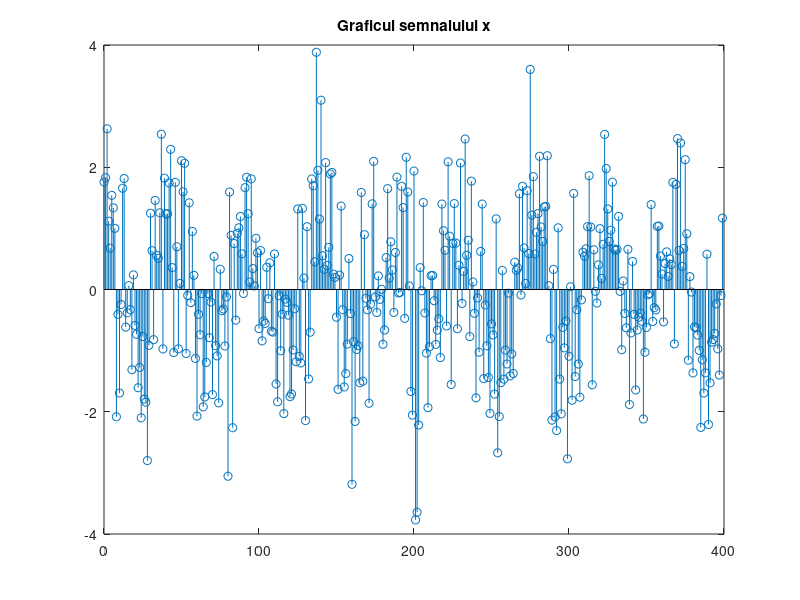

Here is the MATLAB script that generated this plot: (Note: this script raises an error after producing the figure.)
clc; clear all; close all;

%a)
w0 = pi/23;
N = 400;
e = randn(1,N);
w = -pi: 0.01:pi;

n = 0:N-1;
x = cos(w0*n) + e;

figure(1)
stem(n,x)
title('Graficul semnalului x')
%Greu de estimat peridicitatea semnalului, esatioanele au dimensiuni
%diferire si sunt dispuse foarte apropiat,aproape se suprapun

%b)
 x1 = cos(w0*n);
 X_cos = freqz(x1,1,w);
 rx = xcorr(e,'biased');
 X_e = freqz(rx,1,w);
 X_x = X_cos + X_e;

X_x_1 = freqz(x,1,w);
dens = periodograma(X_x_1,N);
dens1 = periodograma(X_x,N);

figure(2)
plot(w,20*log10(dens))
title('Densitatea spectrala de putere a semnalului x')
xlabel('w')
ylabel('Fi_x')

figure(3)
plot(w,dens1)
title('Densitatea spectrala de putere a semnalului x(suma de TF)')
xlabel('w')
ylabel('Fi_x')

%c)
a = 5;
%Din ce am observat, pt a>5 semnalul se scufunda in zgomot 
x_a = cos(w0*n) + a*e;

rx_ae = xcorr(a*e,'biased');
X_rx_ae = freqz(rx_ae, 1, w);
X_a = X_cos + X_rx_ae;

figure(4)
plot(w, 1/N * abs(X_a).^2)
title ('Graficul densitatii spectrale de putere a semnalului ')
figure(6)
stem(n,x_a)

%d)
j = 1;
L = 100;

for i = 0.01:0.1: a
    rx_s = xcorr(cos(w0*n) + a*e,L,'biased');
    rv_e = xcorr(i*e,L,'biased');
    rx_0 = rx_s(101);
    rv_0 = rv_e(101);
    v_rv(j) = rv_0;
    v_rx(j) = rx_0;
    j = j+1;
end


for k = 1: length(v_rv)
    SNR(k) = v_rx(k)/v_rv(k);
end

figure(5)
plot(20*log10(SNR))
%raportul scade exponential cu cresterea amplitudinii


